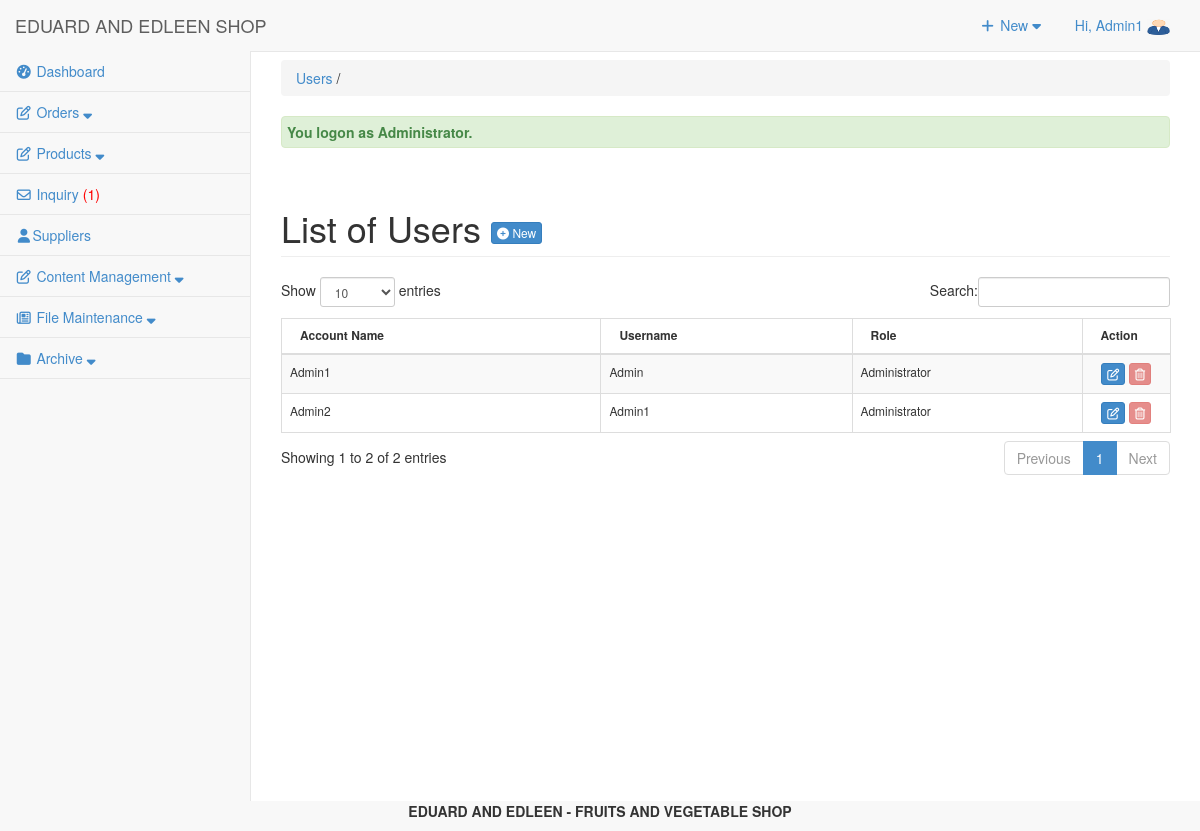
Screenshot of /admin/user/index.php (signed in) with the database file from the repository.
### tables this page shows
CREATE TABLE `tbluseraccount` (
  `USERID` int(11) NOT NULL,
  `U_NAME` varchar(122) NOT NULL,
  `U_USERNAME` varchar(122) NOT NULL,
  `U_PASS` varchar(122) NOT NULL,
  `U_ROLE` varchar(30) NOT NULL,
  `USERIMAGE` varchar(255) NOT NULL,
  `U_STATUS` varchar(255) NOT NULL DEFAULT 'Active'
);

### admin/user/index.php (called while the page is built, shortened)
<?php
require_once("../../include/initialize.php");
$view = (isset($_GET['view']) && $_GET['view'] != '') ? $_GET['view'] : '';
 $title="Users";
 $header=$view;
require_once ("../theme/templates.php");
?>

### include/database.php (called while the page is built, shortened)
<?php
class Database {
	var $sql_string = '';
	private $conn;
	public function open_connection() {
		$this->conn = mysqli_connect(server,user,pass);
		if(!$this->conn){
			echo "Problem in database connection! Contact administrator!";
			exit();
		}else{
			$db_select = mysqli_select_db($this->conn,database_name);
		}
	}
	function setQuery($sql='') {
		$this->sql_string=$sql;
	}
	function executeQuery() {
		$result = mysqli_query($this->conn,$this->sql_string);
		return $result;
	}
	private function confirm_query($result) {
		return $result;
	}
	function loadResultList( $key='' ) {
		$cur = $this->executeQuery();
		$array = array();
		while ($row = mysqli_fetch_object($cur)) {
			if ($key) {
				$array[$row->$key] = $row;
			} else {
				$array[] = $row;
			}
		}
		return $array;
	}
	function loadSingleResult() {
		$cur = $this->executeQuery();
		while ($row = mysqli_fetch_object($cur)) {
		return $data = $row;
		}
	}
	public function num_rows($result_set) {
		return mysqli_num_rows($result_set);
	}
}
$mydb = new Database();
?>

### include/accounts.php (called while the page is built, shortened)
<?php
require_once(LIB_PATH.DS.'database.php');
class User {
	protected static  $tblname = "tbluseraccount";
	function single_user($id=""){
			global $mydb;
			$mydb->setQuery("SELECT * FROM ".self::$tblname."
				Where USERID= '{$id}' LIMIT 1");
			$cur = $mydb->loadSingleResult();
			return $cur;
	}
}
?>

### admin/user/list.php (the view, shortened to what this page needs)
<div class="row">
       	 <div class="col-lg-12">
            <h1 class="page-header">List of Users  <a href="index.php?view=add" class="btn btn-primary btn-xs  ">  <i class="fa fa-plus-circle fw-fa"></i> New</a>  </h1>
       		</div>
   		 </div>
	 		    <form action="controller.php?action=delete" Method="POST">
			      <div class="table-responsive">
				<table id="dash-table" class="table table-striped table-bordered table-hover table-responsive" style="font-size:12px" cellspacing="0">
				  <thead>
				  	<tr>
				  		<th>
				  		 Account Name</th>
				  		<th>Username</th>
				  		<th>Role</th>
				  		<th width="10%" >Action</th>
				  	</tr>
				  </thead>
				  <tbody>
				  	<?php
				  		$mydb->setQuery("SELECT *
											FROM  `tbluseraccount`");
				  		$cur = $mydb->loadResultList();
						foreach ($cur as $result) {
				  		echo '<tr>';
				  		echo '<td>' . $result->U_NAME.'</a></td>';
				  		echo '<td>'. $result->U_USERNAME.'</td>';
				  		echo '<td>'. $result->U_ROLE.'</td>';
				  		If($result->USERID==$_SESSION['USERID'] || $result->U_ROLE=='MainAdministrator' || $result->U_ROLE=='Administrator') {
				  			$active = "Disabled";
				  		}else{
				  			$active = "";
				  		}
				  		echo '<td align="center" > <a title="Edit" href="index.php?view=edit&id='.$result->USERID.'"  class="btn btn-primary btn-xs  ">  <span class="fa fa-edit fw-fa"></span></a>
				  					 <a title="Delete" href="controller.php?action=delete&id='.$result->USERID.'" class="btn btn-danger btn-xs" '.$active.'><span class="fa fa-trash-o fw-fa"></span> </a>
				  					 </td>';
				  		echo '</tr>';
				  	}
				  	?>
				  </tbody>
				</table>
			</div>
				</form>
</div>

### admin/theme/templates.php (shortened to what this page needs)
<!DOCTYPE html>
<html lang="en">
<head>
<link href="<?php echo web_root; ?>admin/css/bootstrap.min.css" rel="stylesheet">
<link href="<?php echo web_root; ?>admin/css/metisMenu.min.css" rel="stylesheet">
<link href="<?php echo web_root; ?>admin/css/timeline.css" rel="stylesheet">
<link href="<?php echo web_root; ?>admin/css/sb-admin-2.css" rel="stylesheet">
<link href="<?php echo web_root; ?>admin/font/css/font-awesome.min.css" rel="stylesheet" type="text/css">
<link href="<?php echo web_root; ?>admin/font/font-awesome.min.css" rel="stylesheet" type="text/css">
<link href="<?php echo web_root; ?>admin/css/dataTables.bootstrap.css" rel="stylesheet">
<link href="<?php echo web_root; ?>css/bootstrap-datetimepicker.min.css" rel="stylesheet" media="screen">
<link href="<?php echo web_root; ?>css/datepicker.css" rel="stylesheet" media="screen">
<link href="<?php echo web_root; ?>admin/css/costum.css" rel="stylesheet">
<link href="<?php echo web_root; ?>admin/css/ekko-lightbox.css" rel="stylesheet">
</head>
  <?php
    $query = "SELECT * FROM tblsummary WHERE ORDEREDSTATS = 'Pending'";
    $mydb->setQuery($query);
    $query = "SELECT * FROM tblinquiry WHERE INQSTATUS = 'NEW'";
    $mydb->setQuery($query);
    $cur = $mydb->executeQuery();
    $rowscount = $mydb->num_rows($cur);
    $res = isset($rowscount)? $rowscount : 0;
    if($res>0){
    $inquiry = '<span style="color:red;">('.$res.')</span>';
    }else{
        $inquiry = '<span> ('.$res.')</span>';
    }
?>
<body>
   <div id="wrapper">
        <nav class="navbar navbar-default navbar-static-top  " role="navigation" style="margin-bottom: 0">
            <div class="navbar-header">
                 <a class="navbar-brand"  href="<?php echo web_root; ?>admin/index.php" >EDUARD AND EDLEEN SHOP</a>
            </div>
            <ul class="nav navbar-top-links navbar-right">
                 <li class="dropdown">
                    <a class="dropdown-toggle" data-toggle="dropdown" href="#">
                        <i class="fa fa-plus fa-fw"></i> New  <i class="fa fa-caret-down"></i>
                    </a>
                </li>
<?php
 $user = New User();
$singleuser = $user->single_user($_SESSION['USERID']);
?>
                <li class="dropdown">
                    <a class="dropdown-toggle" data-toggle="dropdown" href="#">
                        Hi, <?php echo $_SESSION['U_NAME']; ?> <img title="profile image" width="23px" height="17px" src="<?php echo web_root.'admin/user/'.$singleuser ->USERIMAGE ?>">
                    </a>
                </li>
            </ul>
            <div class="navbar-default sidebar" role="navigation">
                <div class="sidebar-nav navbar-collapse">
                    <ul class="nav" id="side-menu">
                        <li>
                             <a href="<?php echo web_root; ?>admin/dashboard/"><i class="fa fa-tachometer fa-fw"></i>  Dashboard </a>
                        </li>
                        <li class="nav-item">
                            <a class="nav-link" data-toggle="collapse" href="#collapseExample4" aria-expanded="false" aria-controls="collapseExample">
                                <i class="fa fa-pencil-square-o fa-fw"></i><span class="menu-orders"> Orders <i class="fa fa-sort-down"></i></span>
                            </a>
                        </li>
                        <li class="nav-item">
                            <a class="nav-link" data-toggle="collapse" href="#collapseExample5" aria-expanded="false" aria-controls="collapseExample">
                                <i class="fa fa-pencil-square-o fa-fw"></i><span class="menu-title"> Products <i class="fa fa-sort-down"></i></span>
                            </a>
                        </li>
                        <li>
                             <a href="<?php echo web_root; ?>admin/inquiry/" ><i class="fa fa-envelope-o fa-fw"></i>  Inquiry <?php echo $inquiry; ?></a>
                        </li>
                        <li>
                             <a href="<?php echo web_root; ?>admin/supplier/" ><i class="fa fa-user fa-fw"></i>Suppliers</a>
                        </li>
                        <li class="nav-item">
                            <a class="nav-link" data-toggle="collapse" href="#collapseExample1" aria-expanded="false" aria-controls="collapseExample">
                                <i class="fa fa-pencil-square-o fa-fw"></i><span class="menu-title"> Content Management <i class="fa fa-sort-down"></i></span>
                            </a>
                        </li>
                        <li class="nav-item">
                            <a class="nav-link" data-toggle="collapse" href="#collapseExample3" aria-expanded="false" aria-controls="collapseExample">
                                <i class="fa fa-newspaper-o fa-fw"></i><span class="menu-title"> File Maintenance <i class="fa fa-sort-down"></i></span>
                            </a>
                        </li>
                        <?php if ($_SESSION['U_ROLE']=='Administrator') {
                        ?>
                        <li class="nav-item">
                            <a class="nav-link" data-toggle="collapse" href="#collapseExample2" aria-expanded="false" aria-controls="collapseExample">
                                <i class="fa fa-folder fa-fw"></i><span class="menu-title"> Archive <i class="fa fa-sort-down"></i></span>
                            </a>
                        </li>
                 <?php }  ?>
                    </ul>
                </div>
            </div>
        </nav>
  <div id="page-wrapper">
            <div class="row" >
                <div class="col-lg-12">
                    <?php
                    if ($title<>'Dashboard'){
                       echo   '<p class="breadcrumb" style="margin-top: 8px;">
                        <a href="index.php" title="'. $title.'" >'. $title.'</a>
                        '.(isset($header) ? ' / '. $header : '').'  </p>'  ;
                    } ?>
                  <?php require_once $content; ?>
                </div>
            </div>
        </div>
</body>
      <footer><p  style="text-align: center;font-weight: bold;"> EDUARD AND EDLEEN - FRUITS AND VEGETABLE SHOP </p></footer>
</html>

### admin/css/sb-admin-2.css (style rules this page uses)
body { background-color: #f8f8f8; }
#wrapper { width: 100%; }
#page-wrapper { padding: 0 15px; min-height: 568px; background-color: #fff; }
@media (min-width:768px) { #page-wrapper { position: inherit; margin: 0 0 0 250px; padding: 0 30px; border-left: 1px solid #e7e7e7; } }
.navbar-top-links { margin-right: 0; }
.navbar-top-links li { display: inline-block; }
.navbar-top-links li:last-child { margin-right: 15px; }
.navbar-top-links li a { padding: 15px; min-height: 50px; }
.sidebar .sidebar-nav.navbar-collapse { padding-right: 0; padding-left: 0; }
.sidebar ul li { border-bottom: 1px solid #e7e7e7; }
@media (min-width:768px) { .sidebar { z-index: 1; position: absolute; width: 250px; margin-top: 51px; } }

### rows the page displays
tbluseraccount: USERIMAGE (picture), U_NAME "Admin1", U_USERNAME "Admin", U_ROLE "Administrator"
tbluseraccount: U_NAME "Admin2", U_USERNAME "Admin1", U_ROLE "Administrator"

### other values shown
$_SESSION['U_NAME'] "Admin1"
$res "1"
$title "Users"
$_SESSION['message'] "You logon as Administrator."
